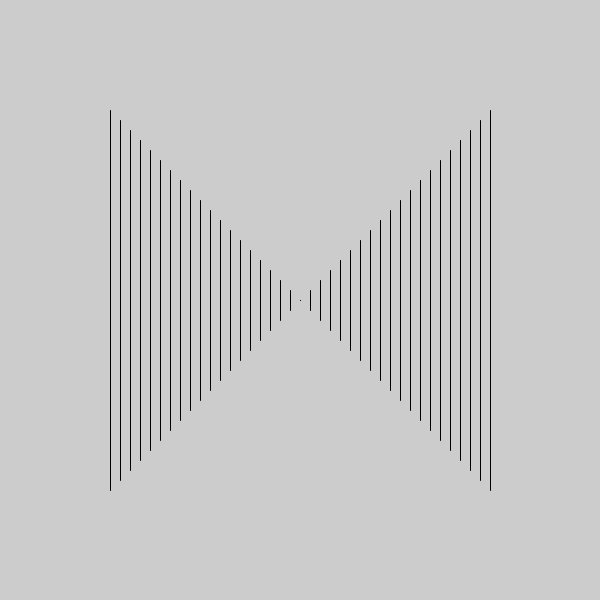
Frame 1 (no input)
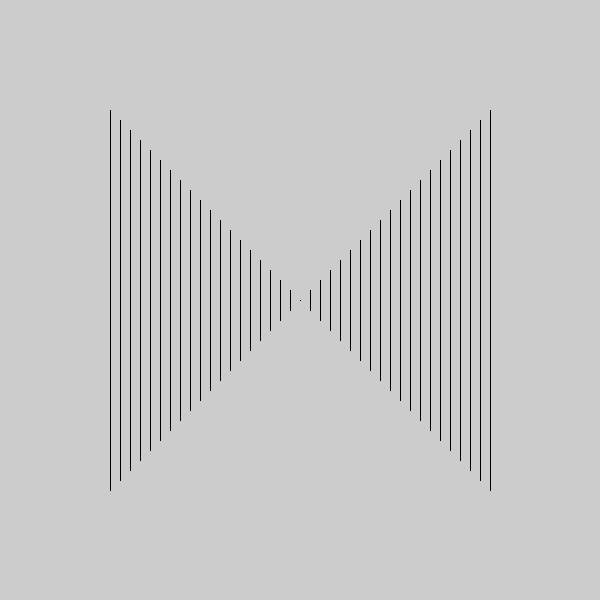
Frame 60 (the mouse pressed at the canvas centre just before this capture)
Frame 120 (the mouse held since frame 60 and released just before this capture): identical to frame 60, image omitted

The Processing sketch that drew these frames (run headless with seeded random() and noise(); from frame 60 on, the mouse is pressed at the canvas centre):

// Processing sketch: xPatterns
// ── xPatterns.pde
/*
 * xPatterns
 * Lines with for loops
 *
 * CC Lab Fall 2012
 * by Ryan Raffa
 * 09/20/12
 */
 
int xOne, yOne;
int xTwo, yTwo;
int xThree, yThree;
int xFour, yFour;

float deg;

void setup() {
 
 size(600,600);
 
 xOne = -10;
 yOne = -10;

 xTwo = -10;
 yTwo = 10;

 xThree = 10;
 yThree = -10;

 xFour = 10;
 yFour = 10;
 
 deg = 0.0;
 
}

void draw() {
 //background(255);
 translate(width/2,height/2);
 
// deg+=10;
// float rad = radians(deg);
// rotate(rad);
  
 for (int i = 0; i < 20; i++) {
  
   line(xOne*i,yOne*i,xTwo*i,yTwo*i);
   line(xThree*i,yThree*i,xFour*i,yFour*i);
   
 }
 
  
}
